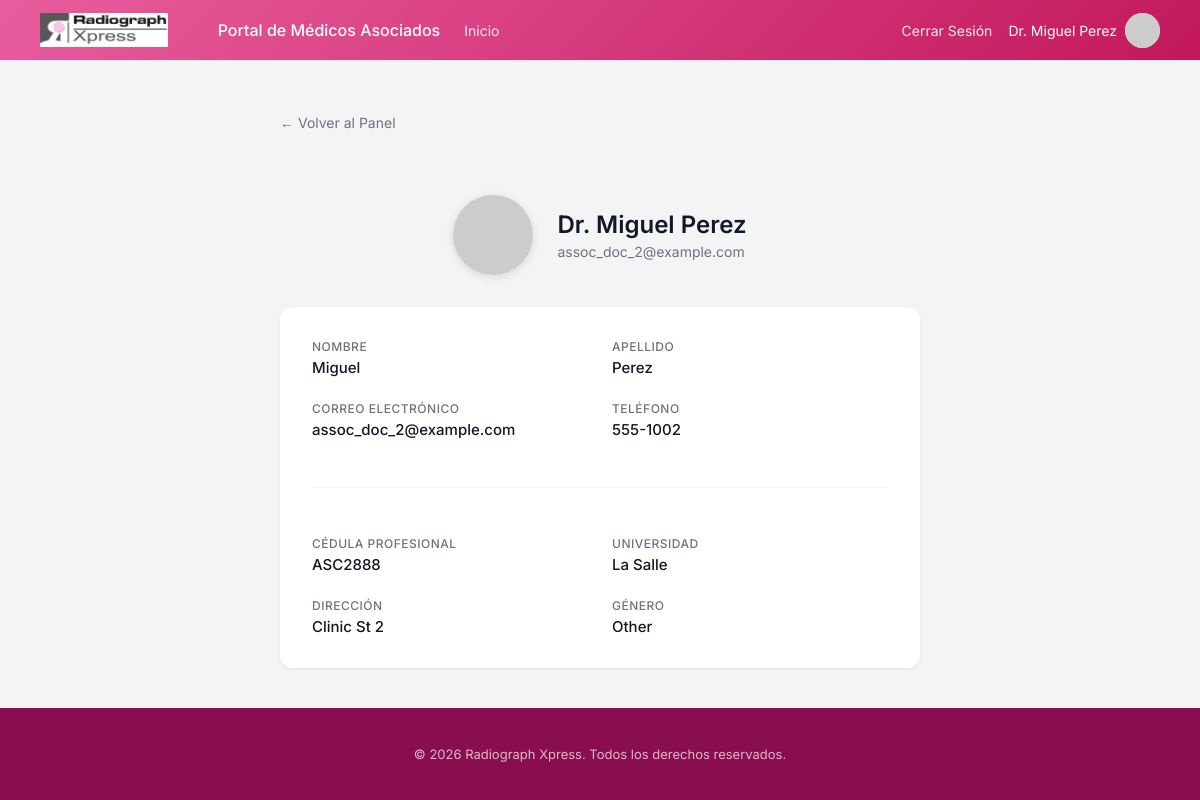
The page /associate-doctor/profile/ (signed in) on the database its author committed.
### associateDoctorDashboard/models.py (models this page shows, shortened)
class AssociateDoctor(models.Model):
    MALE = 'M'
    FEMALE = 'F'
    OTHER = 'O'
    GENDER_CHOICES = [
        (MALE, 'Male'),
        (FEMALE, 'Female'),
        (OTHER, 'Other'),
    ]
    user = models.OneToOneField(User, on_delete=models.CASCADE, null=True, related_name='associate_doctor_profile')
    id_associate_doctor = models.AutoField(primary_key=True)
    profile_picture = models.ImageField(upload_to='profile_pics/', null=True, blank=True)
    address = models.CharField(max_length=100)
    phone = models.CharField(max_length=100)
    professional_id = models.CharField(max_length=100, null=True, blank=True, unique=True)
    university = models.CharField(max_length=100, null=True, blank=True)
    is_email_verified = models.BooleanField(default=False)
    is_verified = models.BooleanField(default=False)
    gender = models.CharField(max_length=1, choices=GENDER_CHOICES, default=OTHER)
    def __str__(self):
        if self.user:
            prefix = 'Dra.' if self.gender == self.FEMALE else 'Dr.'
            return f"{prefix} {self.user.first_name} {self.user.last_name}"
        return f"Doctor Asociado #{self.pk}"

### associateDoctorDashboard/views.py (the view)
# urls.py: path('profile/', views.ProfileView.as_view(), name='associate_profile'),
class ProfileView(AssociatedDoctorRequiredMixin, DetailView):
    model = AssociateDoctor
    template_name = 'associateDoctorDashboard/profile.html'
    context_object_name = 'doctor'
    def get_object(self):
        return self.request.user.associate_doctor_profile

### core/mixins.py (called while the page is built)
    def test_func(self):
        return self.request.user.groups.filter(name='AssociatedDoctors').exists()

    def get_context_data(self, **kwargs):
        context = super().get_context_data(**kwargs)
        if hasattr(self.request.user, 'associated_doctor_profile'):
            context['associated_doctor'] = self.request.user.associated_doctor_profile
        return context

### associateDoctorDashboard/templates/associateDoctorDashboard/profile.html (shortened to what this page needs)
{% extends 'associateDoctorDashboard/base.html' %}
{% load static %}
{% block content %}
<div class="profile-page">
    <a href="{% url 'associate_dashboard' %}" class="back-link">← Volver al Panel</a>
    <div class="profile-header">
        <img src="https://ui-avatars.com/api/?name={{ doctor.user.first_name }}+{{ doctor.user.last_name }}&background=0D8ABC&color=fff&rounded=true&bold=true&size=160"
            alt="Avatar" class="profile-avatar">
        <div class="profile-header-info">
            <h1>{{ doctor }}</h1>
            <p>{{ doctor.user.email }}</p>
        </div>
    </div>
    <div class="profile-card">
        <div class="profile-grid">
            <div class="profile-field">
                <label>Nombre</label>
                <span>{{ doctor.user.first_name }}</span>
            </div>
            <div class="profile-field">
                <label>Apellido</label>
                <span>{{ doctor.user.last_name }}</span>
            </div>
            <div class="profile-field">
                <label>Correo Electrónico</label>
                <span>{{ doctor.user.email }}</span>
            </div>
            <div class="profile-field">
                <label>Teléfono</label>
                <span>{{ doctor.phone }}</span>
            </div>
            <hr class="profile-divider">
            <div class="profile-field">
                <label>Cédula Profesional</label>
                <span>{{ doctor.professional_id|default:"No registrada" }}</span>
            </div>
            <div class="profile-field">
                <label>Universidad</label>
                <span>{{ doctor.university|default:"No registrada" }}</span>
            </div>
            <div class="profile-field">
                <label>Dirección</label>
                <span>{{ doctor.address }}</span>
            </div>
            <div class="profile-field">
                <label>Género</label>
                <span>{{ doctor.get_gender_display }}</span>
            </div>
        </div>
    </div>
</div>
{% endblock %}

### associateDoctorDashboard/templates/associateDoctorDashboard/base.html (shortened to what this page needs)
{% load static %}
<!DOCTYPE html>
<html lang="es">
<head>
    <link rel="stylesheet" href="{% static 'core/css/design-system.css' %}">
    <link rel="stylesheet" href="{% static 'doctorsDashboard/style.css' %}">
</head>
<body>
    <header>
        <nav class="navbar">
            <div class="navbar-left">
                <img src="{% static 'core/assets/img/logos/radiographxpress_logo.png' %}" alt="Radiograph Xpress"
                    class="navbar-logo">
            </div>
            <div class="navbar-center" style="display: flex; align-items: center; gap: 1.5rem;">
                <span style="font-weight: 500; color: var(--text-white);">Portal de Médicos Asociados</span>
                <a href="{% url 'associate_dashboard' %}" class="nav-link">Inicio</a>
            </div>
            <div class="navbar-right" style="display: flex; align-items: center; gap: 1rem;">
                <a href="{% url 'associate_logout' %}" class="nav-link">Cerrar Sesión</a>
                <a href="{% url 'associate_profile' %}"
                    style="text-decoration: none; display: flex; align-items: center; gap: 8px;">
                    <div class="user-info" style="display: flex; align-items: center; gap: 8px;">
                        {% if user.associate_doctor_profile %}
                        <span class="welcome-text">{{ user.associate_doctor_profile }}</span>
                        {% else %}
                        <span class="welcome-text">{{ user.username }}</span>
                        {% endif %}
                        {% if user.associate_doctor_profile.profile_picture %}
                        <img src="{{ user.associate_doctor_profile.profile_picture.url }}" alt="Profile"
                            class="user-avatar"
                            style="width: 35px; height: 35px; object-fit: cover; border-radius: 50%;">
                        {% else %}
                        <img src="https://ui-avatars.com/api/?name={{ user.first_name|default:'Doc' }}&background=0D8ABC&color=fff&rounded=true&bold=true"
                            alt="Profile" class="user-avatar">
                        {% endif %}
                    </div>
                </a>
            </div>
        </nav>
    </header>
    <main class="main-content" style="margin-top: 80px; padding: 2rem;">
        {% block content %}
        {% endblock %}
    </main>
    {% include 'core/components/footer.html' %}
</body>
</html>

### core/static/core/css/design-system.css (style rules this page uses)
:root { --brand-gradient-start: #E85D9E; --brand-gradient-end: #C2185B; --brand-footer-bg: #880E4F; --text-primary: #111827; --text-secondary: #6B7280; --text-white: #ffffff; --bg-page: #F3F4F6; --bg-white: #ffffff; --font-primary: 'Inter', sans-serif; }
body { min-height: 100vh; display: flex; flex-direction: column; }
.main-content { flex: 1; }

### doctorsDashboard/static/doctorsDashboard/style.css (style rules this page uses)
body { margin: 0; padding: 0; font-family: 'Inter', sans-serif; background-color: #f4f4f4; }
.navbar { width: 100%; height: 60px; background: linear-gradient(135deg, var(--brand-gradient-start) 0%, var(--brand-gradient-end) 100%); display: flex; justify-content: space-between; align-items: center; padding: 0 40px; box-sizing: border-box; position: fixed; top: 0; z-index: 1000; }
.navbar-left { display: flex; align-items: center; }
.navbar-logo { height: 35px; width: auto; object-fit: contain; }
.navbar-center { flex-grow: 1; display: flex; padding-left: 50px; }
.nav-link { color: #ffffff; text-decoration: none; font-size: 14px; font-weight: 400; opacity: 0.9; transition: opacity 0.2s ease; position: relative; display: inline-block; padding-bottom: 2px; padding-top: 2px; }
.nav-link::after { content: ''; position: absolute; width: 100%; transform: scaleX(0); height: 2px; bottom: 0; left: 0; background-color: #ffffff; transform-origin: bottom right; transition: transform 0.25s ease-out; }
.navbar-right { display: flex; align-items: center; gap: 20px; }
.user-info { display: flex; align-items: center; gap: 15px; color: #ffffff; }
.welcome-text { font-size: 14px; font-weight: 400; text-align: right; white-space: nowrap; }
.user-avatar { width: 35px; height: 35px; border-radius: 50%; background-color: #ccc; object-fit: cover; }
.profile-header { margin-top: 40px; width: 100%; margin-bottom: 40px; display: flex; flex-direction: row; align-items: center; justify-content: center; gap: 72px; flex-wrap: wrap; }

### associateDoctorDashboard/templates/associateDoctorDashboard/profile.html (style rules this page uses)
.profile-page { max-width: 640px; margin: 0 auto; }
.profile-header { display: flex; align-items: center; gap: 1.5rem; margin-bottom: 2rem; }
.profile-avatar { width: 80px; height: 80px; border-radius: 50%; box-shadow: 0 2px 8px rgba(0, 0, 0, 0.12); }
.profile-header-info h1 { font-size: 1.5rem; font-weight: 600; color: var(--text-primary); margin: 0; }
.profile-header-info p { font-size: 14px; color: var(--text-secondary); margin: 4px 0 0 0; }
.profile-card { background: var(--bg-white); border-radius: 12px; padding: 2rem; box-shadow: 0 1px 3px rgba(0, 0, 0, 0.08); }
.profile-grid { display: grid; grid-template-columns: 1fr 1fr; gap: 1.5rem; }
.profile-field { display: flex; flex-direction: column; gap: 4px; }
.profile-field label { font-size: 12px; font-weight: 500; color: var(--text-secondary); text-transform: uppercase; letter-spacing: 0.5px; }
.profile-field span { font-size: 15px; font-weight: 500; color: var(--text-primary); }
.profile-divider { border: none; border-top: 1px solid #f3f4f6; margin: 1.5rem 0; grid-column: 1 / -1; }
.back-link { display: inline-flex; align-items: center; gap: 6px; color: var(--text-secondary); text-decoration: none; font-size: 14px; margin-bottom: 1.5rem; transition: color 0.15s; }

### rows shown on the page
AssociateDoctor: user+gender "Dr. Miguel Perez", user.email "assoc_doc_2@example.com", user.first_name "Miguel", user.last_name "Perez", phone "555-1002", professional_id "ASC2888", university "La Salle", address "Clinic St 2", gender "Other"

### other values the page prints
{{ user.associate_doctor_profile }} "Dr. Miguel Perez"
